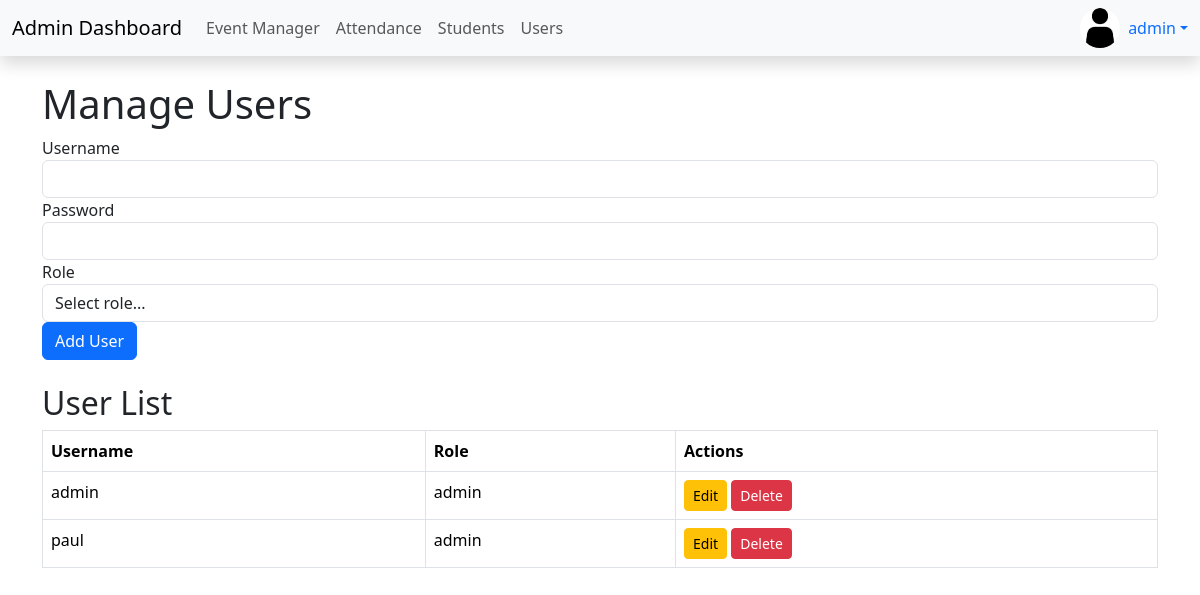
The page /admin/users.php (signed in) on the database its author committed.
### tables this page shows
CREATE TABLE `users` (
  `id` int(11) NOT NULL,
  `username` varchar(50) NOT NULL,
  `password` varchar(255) NOT NULL,
  `role` enum('admin','officer') NOT NULL
);

### admin/users.php (the view, shortened to what this page needs)
<?php
global $pdo;
$username_err = $password_err = $role_err = "";
$sql = "SELECT * FROM users ORDER BY username ASC";
$users = $pdo->query($sql)->fetchAll(PDO::FETCH_ASSOC);
?>
<!DOCTYPE html>
<html lang="en">
<?php include '../includes/_head.php'; ?>
<body>
<?php include '../includes/_topnav.php'; ?>
<div class="container mt-4">
    <h1>Manage Users</h1>
    <form method="POST" class="mb-4">
        <div class="form-group">
            <label for="username">Username</label>
            <input type="text" class="form-control <?= !empty($username_err) ? 'is-invalid' : '' ?>" id="username" name="username">
        </div>
        <div class="form-group">
            <label for="password">Password</label>
            <input type="password" class="form-control <?= !empty($password_err) ? 'is-invalid' : '' ?>" id="password" name="password">
        </div>
        <div class="form-group">
            <label for="role">Role</label>
            <select class="form-control <?= !empty($role_err) ? 'is-invalid' : '' ?>" id="role" name="role">
                <option value="">Select role...</option>
            </select>
        </div>
        <button type="submit" class="btn btn-primary" id="form-submit-btn">Add User</button>
    </form>
    <h2>User List</h2>
    <table class="table table-bordered">
        <thead>
            <tr>
                <th>Username</th>
                <th>Role</th>
                <th>Actions</th>
            </tr>
        </thead>
        <tbody>
            <?php foreach ($users as $user): ?>
                <tr>
                    <td><?= htmlspecialchars($user['username']) ?></td>
                    <td><?= htmlspecialchars($user['role']) ?></td>
                    <td>
                        <button class="btn btn-sm btn-warning edit-btn"
                                data-id="<?= $user['id'] ?>"
                                data-username="<?= htmlspecialchars($user['username']) ?>"
                                data-role="<?= htmlspecialchars($user['role']) ?>">
                            Edit
                        </button>
                        <a href="users.php?delete_id=<?= $user['id'] ?>" class="btn btn-sm btn-danger" onclick="return confirm('Are you sure?')">Delete</a>
                    </td>
                </tr>
            <?php endforeach; ?>
        </tbody>
    </table>
</div>
</body>
</html>

### rows shown on the page
users: username "admin", role "admin"
users: username "paul", role "admin"

### other values the page prints
$username "admin"
